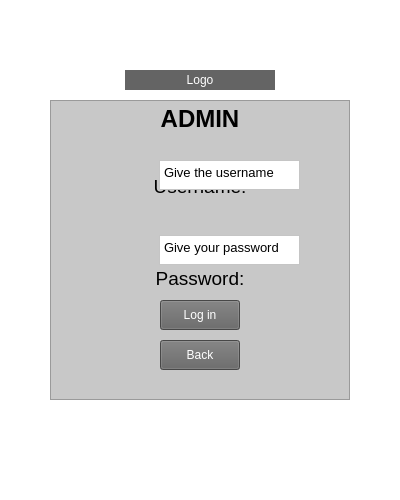
<?xml version="1.0" encoding="UTF-8"?>
<ui version="4.0">
 <class>adminstrator</class>
 <widget class="QMainWindow" name="adminstrator">
  <property name="geometry">
   <rect>
    <x>0</x>
    <y>0</y>
    <width>400</width>
    <height>500</height>
   </rect>
  </property>
  <property name="minimumSize">
   <size>
    <width>400</width>
    <height>500</height>
   </size>
  </property>
  <property name="maximumSize">
   <size>
    <width>400</width>
    <height>500</height>
   </size>
  </property>
  <property name="font">
   <font>
    <family>.AppleSystemUIFont</family>
   </font>
  </property>
  <property name="windowTitle">
   <string>MainWindow</string>
  </property>
  <property name="styleSheet">
   <string notr="true">QMainWindow {
background-color: rgb(255, 255, 255);
color: black;
}</string>
  </property>
  <widget class="QWidget" name="centralwidget">
   <widget class="QTextBrowser" name="textBrowser_3">
    <property name="geometry">
     <rect>
      <x>50</x>
      <y>100</y>
      <width>300</width>
      <height>300</height>
     </rect>
    </property>
    <property name="styleSheet">
     <string notr="true">QTextBrowser {
background-color: rgb(200, 200, 200);
color: black;
}</string>
    </property>
    <property name="html">
     <string>&lt;!DOCTYPE HTML PUBLIC &quot;-//W3C//DTD HTML 4.0//EN&quot; &quot;http://www.w3.org/TR/REC-html40/strict.dtd&quot;&gt;
&lt;html&gt;&lt;head&gt;&lt;meta name=&quot;qrichtext&quot; content=&quot;1&quot; /&gt;&lt;meta charset=&quot;utf-8&quot; /&gt;&lt;style type=&quot;text/css&quot;&gt;
p, li { white-space: pre-wrap; }
hr { height: 1px; border-width: 0; }
li.unchecked::marker { content: &quot;\2610&quot;; }
li.checked::marker { content: &quot;\2612&quot;; }
&lt;/style&gt;&lt;/head&gt;&lt;body style=&quot; font-family:'.AppleSystemUIFont'; font-size:13pt; font-weight:400; font-style:normal;&quot;&gt;
&lt;p align=&quot;center&quot; style=&quot; margin-top:0px; margin-bottom:0px; margin-left:0px; margin-right:0px; -qt-block-indent:0; text-indent:0px;&quot;&gt;&lt;span style=&quot; font-family:'Segoe UI'; font-size:18pt; font-weight:700;&quot;&gt;ADMIN&lt;/span&gt;&lt;/p&gt;
&lt;p style=&quot;-qt-paragraph-type:empty; margin-top:0px; margin-bottom:0px; margin-left:0px; margin-right:0px; -qt-block-indent:0; text-indent:0px; font-family:'Segoe UI'; font-size:9pt;&quot;&gt;&lt;br /&gt;&lt;/p&gt;
&lt;p style=&quot;-qt-paragraph-type:empty; margin-top:0px; margin-bottom:0px; margin-left:0px; margin-right:0px; -qt-block-indent:0; text-indent:0px; font-family:'Segoe UI'; font-size:9pt;&quot;&gt;&lt;br /&gt;&lt;/p&gt;
&lt;p style=&quot;-qt-paragraph-type:empty; margin-top:0px; margin-bottom:0px; margin-left:0px; margin-right:0px; -qt-block-indent:0; text-indent:0px; font-family:'Segoe UI'; font-size:9pt;&quot;&gt;&lt;br /&gt;&lt;/p&gt;
&lt;p align=&quot;center&quot; style=&quot; margin-top:0px; margin-bottom:0px; margin-left:0px; margin-right:0px; -qt-block-indent:0; text-indent:0px;&quot;&gt;&lt;span style=&quot; font-family:'Segoe UI'; font-size:14pt;&quot;&gt;Username:                                        &lt;/span&gt;&lt;/p&gt;
&lt;p style=&quot;-qt-paragraph-type:empty; margin-top:0px; margin-bottom:0px; margin-left:0px; margin-right:0px; -qt-block-indent:0; text-indent:0px; font-family:'Segoe UI'; font-size:14pt;&quot;&gt;&lt;br /&gt;&lt;/p&gt;
&lt;p style=&quot;-qt-paragraph-type:empty; margin-top:0px; margin-bottom:0px; margin-left:0px; margin-right:0px; -qt-block-indent:0; text-indent:0px; font-family:'Segoe UI'; font-size:14pt;&quot;&gt;&lt;br /&gt;&lt;/p&gt;
&lt;p style=&quot;-qt-paragraph-type:empty; margin-top:0px; margin-bottom:0px; margin-left:0px; margin-right:0px; -qt-block-indent:0; text-indent:0px; font-family:'Segoe UI'; font-size:14pt;&quot;&gt;&lt;br /&gt;&lt;/p&gt;
&lt;p align=&quot;center&quot; style=&quot; margin-top:0px; margin-bottom:0px; margin-left:0px; margin-right:0px; -qt-block-indent:0; text-indent:0px;&quot;&gt;&lt;span style=&quot; font-family:'Segoe UI'; font-size:14pt;&quot;&gt;Password:                                        &lt;/span&gt;&lt;/p&gt;
&lt;p style=&quot;-qt-paragraph-type:empty; margin-top:0px; margin-bottom:0px; margin-left:0px; margin-right:0px; -qt-block-indent:0; text-indent:0px; font-family:'Segoe UI'; font-size:9pt;&quot;&gt;&lt;br /&gt;&lt;/p&gt;
&lt;p style=&quot;-qt-paragraph-type:empty; margin-top:0px; margin-bottom:0px; margin-left:0px; margin-right:0px; -qt-block-indent:0; text-indent:0px; font-family:'Segoe UI'; font-size:9pt;&quot;&gt;&lt;br /&gt;&lt;/p&gt;
&lt;p style=&quot;-qt-paragraph-type:empty; margin-top:0px; margin-bottom:0px; margin-left:0px; margin-right:0px; -qt-block-indent:0; text-indent:0px; font-family:'Segoe UI'; font-size:9pt;&quot;&gt;&lt;br /&gt;&lt;/p&gt;
&lt;p style=&quot;-qt-paragraph-type:empty; margin-top:0px; margin-bottom:0px; margin-left:0px; margin-right:0px; -qt-block-indent:0; text-indent:0px; font-family:'Segoe UI'; font-size:9pt;&quot;&gt;&lt;br /&gt;&lt;/p&gt;
&lt;p style=&quot;-qt-paragraph-type:empty; margin-top:0px; margin-bottom:0px; margin-left:0px; margin-right:0px; -qt-block-indent:0; text-indent:0px; font-family:'Segoe UI'; font-size:9pt;&quot;&gt;&lt;br /&gt;&lt;/p&gt;
&lt;p style=&quot;-qt-paragraph-type:empty; margin-top:0px; margin-bottom:0px; margin-left:0px; margin-right:0px; -qt-block-indent:0; text-indent:0px; font-family:'Segoe UI'; font-size:9pt;&quot;&gt;&lt;br /&gt;&lt;/p&gt;&lt;/body&gt;&lt;/html&gt;</string>
    </property>
   </widget>
   <widget class="QTextEdit" name="textEdit">
    <property name="geometry">
     <rect>
      <x>159</x>
      <y>160</y>
      <width>141</width>
      <height>30</height>
     </rect>
    </property>
    <property name="styleSheet">
     <string notr="true">QTextEdit {
background-color: rgb(255, 255, 255);
color: rgb(0, 0, 0)
}</string>
    </property>
    <property name="html">
     <string>&lt;!DOCTYPE HTML PUBLIC &quot;-//W3C//DTD HTML 4.0//EN&quot; &quot;http://www.w3.org/TR/REC-html40/strict.dtd&quot;&gt;
&lt;html&gt;&lt;head&gt;&lt;meta name=&quot;qrichtext&quot; content=&quot;1&quot; /&gt;&lt;meta charset=&quot;utf-8&quot; /&gt;&lt;style type=&quot;text/css&quot;&gt;
p, li { white-space: pre-wrap; }
hr { height: 1px; border-width: 0; }
li.unchecked::marker { content: &quot;\2610&quot;; }
li.checked::marker { content: &quot;\2612&quot;; }
&lt;/style&gt;&lt;/head&gt;&lt;body style=&quot; font-family:'.AppleSystemUIFont'; font-size:13pt; font-weight:400; font-style:normal;&quot;&gt;
&lt;p style=&quot; margin-top:0px; margin-bottom:0px; margin-left:0px; margin-right:0px; -qt-block-indent:0; text-indent:0px;&quot;&gt;&lt;span style=&quot; font-family:'Segoe UI'; font-size:10pt;&quot;&gt;Give the username&lt;/span&gt;&lt;/p&gt;&lt;/body&gt;&lt;/html&gt;</string>
    </property>
   </widget>
   <widget class="QTextEdit" name="textEdit_2">
    <property name="geometry">
     <rect>
      <x>159</x>
      <y>235</y>
      <width>141</width>
      <height>30</height>
     </rect>
    </property>
    <property name="styleSheet">
     <string notr="true">QTextEdit {
background-color: rgb(255, 255, 255);
color: rgb(0, 0, 0)
}</string>
    </property>
    <property name="html">
     <string>&lt;!DOCTYPE HTML PUBLIC &quot;-//W3C//DTD HTML 4.0//EN&quot; &quot;http://www.w3.org/TR/REC-html40/strict.dtd&quot;&gt;
&lt;html&gt;&lt;head&gt;&lt;meta name=&quot;qrichtext&quot; content=&quot;1&quot; /&gt;&lt;meta charset=&quot;utf-8&quot; /&gt;&lt;style type=&quot;text/css&quot;&gt;
p, li { white-space: pre-wrap; }
hr { height: 1px; border-width: 0; }
li.unchecked::marker { content: &quot;\2610&quot;; }
li.checked::marker { content: &quot;\2612&quot;; }
&lt;/style&gt;&lt;/head&gt;&lt;body style=&quot; font-family:'.AppleSystemUIFont'; font-size:13pt; font-weight:400; font-style:normal;&quot;&gt;
&lt;p style=&quot; margin-top:0px; margin-bottom:0px; margin-left:0px; margin-right:0px; -qt-block-indent:0; text-indent:0px;&quot;&gt;&lt;span style=&quot; font-family:'Segoe UI'; font-size:10pt;&quot;&gt;Give your password&lt;/span&gt;&lt;/p&gt;&lt;/body&gt;&lt;/html&gt;</string>
    </property>
   </widget>
   <widget class="QPushButton" name="adminloginButton">
    <property name="geometry">
     <rect>
      <x>160</x>
      <y>300</y>
      <width>80</width>
      <height>30</height>
     </rect>
    </property>
    <property name="autoFillBackground">
     <bool>true</bool>
    </property>
    <property name="styleSheet">
     <string notr="true">QPushButton {
background-color: rgb(100, 100, 100);
color: rgb(255, 255, 255)
}</string>
    </property>
    <property name="text">
     <string>Log in</string>
    </property>
   </widget>
   <widget class="QPushButton" name="backButton">
    <property name="geometry">
     <rect>
      <x>160</x>
      <y>340</y>
      <width>80</width>
      <height>30</height>
     </rect>
    </property>
    <property name="autoFillBackground">
     <bool>true</bool>
    </property>
    <property name="styleSheet">
     <string notr="true">QPushButton {
background-color: rgb(100, 100, 100);
color: rgb(255, 255, 255)
}</string>
    </property>
    <property name="text">
     <string>Back</string>
    </property>
   </widget>
   <widget class="QLabel" name="logo">
    <property name="geometry">
     <rect>
      <x>125</x>
      <y>70</y>
      <width>150</width>
      <height>20</height>
     </rect>
    </property>
    <property name="minimumSize">
     <size>
      <width>150</width>
      <height>20</height>
     </size>
    </property>
    <property name="maximumSize">
     <size>
      <width>150</width>
      <height>20</height>
     </size>
    </property>
    <property name="styleSheet">
     <string notr="true">QLabel {
background-color: rgb(100, 100, 100);
color: white;
}</string>
    </property>
    <property name="text">
     <string>Logo</string>
    </property>
    <property name="pixmap">
     <pixmap>../../../../../../../Wireframes/psd/Logo.svg</pixmap>
    </property>
    <property name="scaledContents">
     <bool>true</bool>
    </property>
    <property name="alignment">
     <set>Qt::AlignCenter</set>
    </property>
    <property name="indent">
     <number>0</number>
    </property>
   </widget>
  </widget>
 </widget>
 <resources/>
 <connections/>
</ui>
